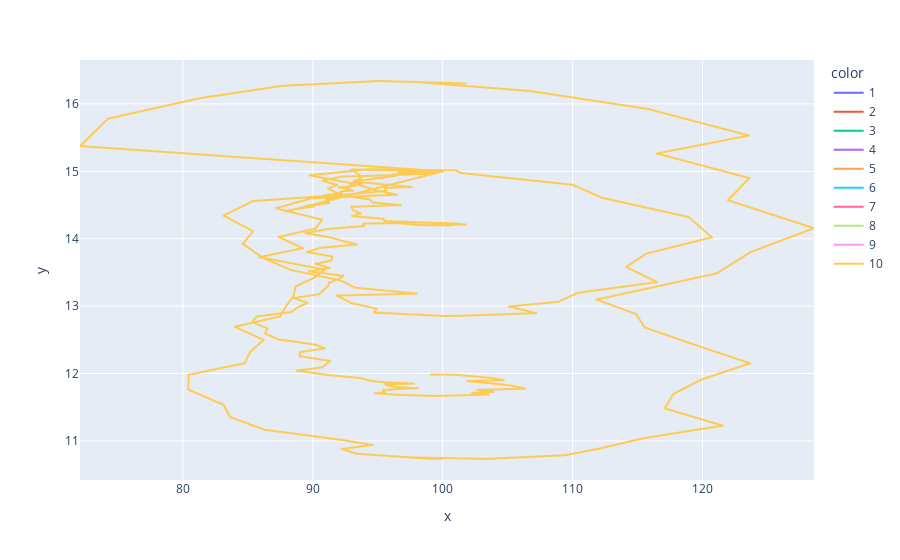

This figure's notebook cell:
### Code cell
from cadCAD_tools import profile_run

fig = px.line(df.query('dt == 0.1'),
              x=df.prey_population,
              y=df.predator_population,
              color=df.run.astype(str))

fig.show()

### Figure 1 — Plotly figure (JSON) as saved in the notebook; plotly's stock layout.template omitted (floating-point values rounded to 4 significant figures; data arrays with more than 128 entries replaced by an {"elided": "..."} marker saying what was removed)
{"data": [{"hovertemplate": "color=1<br>x=%{x}<br>y=%{y}<extra></extra>", "legendgroup": "1", "line": {"color": "#636efa", "dash": "solid"}, "marker": {"symbol": "circle"}, "mode": "lines", "name": "1", "showlegend": true, "type": "scattergl", "x": {"elided": "603 float values"}, "xaxis": "x", "y": {"elided": "603 float values"}, "yaxis": "y"}, {"hovertemplate": "color=2<br>x=%{x}<br>y=%{y}<extra></extra>", "legendgroup": "2", "line": {"color": "#EF553B", "dash": "solid"}, "marker": {"symbol": "circle"}, "mode": "lines", "name": "2", "showlegend": true, "type": "scattergl", "x": {"elided": "603 float values"}, "xaxis": "x", "y": {"elided": "603 float values"}, "yaxis": "y"}, {"hovertemplate": "color=3<br>x=%{x}<br>y=%{y}<extra></extra>", "legendgroup": "3", "line": {"color": "#00cc96", "dash": "solid"}, "marker": {"symbol": "circle"}, "mode": "lines", "name": "3", "showlegend": true, "type": "scattergl", "x": {"elided": "603 float values"}, "xaxis": "x", "y": {"elided": "603 float values"}, "yaxis": "y"}, {"hovertemplate": "color=4<br>x=%{x}<br>y=%{y}<extra></extra>", "legendgroup": "4", "line": {"color": "#ab63fa", "dash": "solid"}, "marker": {"symbol": "circle"}, "mode": "lines", "name": "4", "showlegend": true, "type": "scattergl", "x": {"elided": "603 float values"}, "xaxis": "x", "y": {"elided": "603 float values"}, "yaxis": "y"}, {"hovertemplate": "color=5<br>x=%{x}<br>y=%{y}<extra></extra>", "legendgroup": "5", "line": {"color": "#FFA15A", "dash": "solid"}, "marker": {"symbol": "circle"}, "mode": "lines", "name": "5", "showlegend": true, "type": "scattergl", "x": {"elided": "603 float values"}, "xaxis": "x", "y": {"elided": "603 float values"}, "yaxis": "y"}, {"hovertemplate": "color=6<br>x=%{x}<br>y=%{y}<extra></extra>", "legendgroup": "6", "line": {"color": "#19d3f3", "dash": "solid"}, "marker": {"symbol": "circle"}, "mode": "lines", "name": "6", "showlegend": true, "type": "scattergl", "x": {"elided": "603 float values"}, "xaxis": "x", "y": {"elided": "603 float values"}, "yaxis": "y"}, {"hovertemplate": "color=7<br>x=%{x}<br>y=%{y}<extra></extra>", "legendgroup": "7", "line": {"color": "#FF6692", "dash": "solid"}, "marker": {"symbol": "circle"}, "mode": "lines", "name": "7", "showlegend": true, "type": "scattergl", "x": {"elided": "603 float values"}, "xaxis": "x", "y": {"elided": "603 float values"}, "yaxis": "y"}, {"hovertemplate": "color=8<br>x=%{x}<br>y=%{y}<extra></extra>", "legendgroup": "8", "line": {"color": "#B6E880", "dash": "solid"}, "marker": {"symbol": "circle"}, "mode": "lines", "name": "8", "showlegend": true, "type": "scattergl", "x": {"elided": "603 float values"}, "xaxis": "x", "y": {"elided": "603 float values"}, "yaxis": "y"}, {"hovertemplate": "color=9<br>x=%{x}<br>y=%{y}<extra></extra>", "legendgroup": "9", "line": {"color": "#FF97FF", "dash": "solid"}, "marker": {"symbol": "circle"}, "mode": "lines", "name": "9", "showlegend": true, "type": "scattergl", "x": {"elided": "603 float values"}, "xaxis": "x", "y": {"elided": "603 float values"}, "yaxis": "y"}, {"hovertemplate": "color=10<br>x=%{x}<br>y=%{y}<extra></extra>", "legendgroup": "10", "line": {"color": "#FECB52", "dash": "solid"}, "marker": {"symbol": "circle"}, "mode": "lines", "name": "10", "showlegend": true, "type": "scattergl", "x": {"elided": "603 float values"}, "xaxis": "x", "y": {"elided": "603 float values"}, "yaxis": "y"}], "layout": {"legend": {"title": {"text": "color"}, "tracegroupgap": 0}, "margin": {"t": 60}, "xaxis": {"anchor": "y", "domain": [0, 1], "title": {"text": "x"}}, "yaxis": {"anchor": "x", "domain": [0, 1], "title": {"text": "y"}}}}
